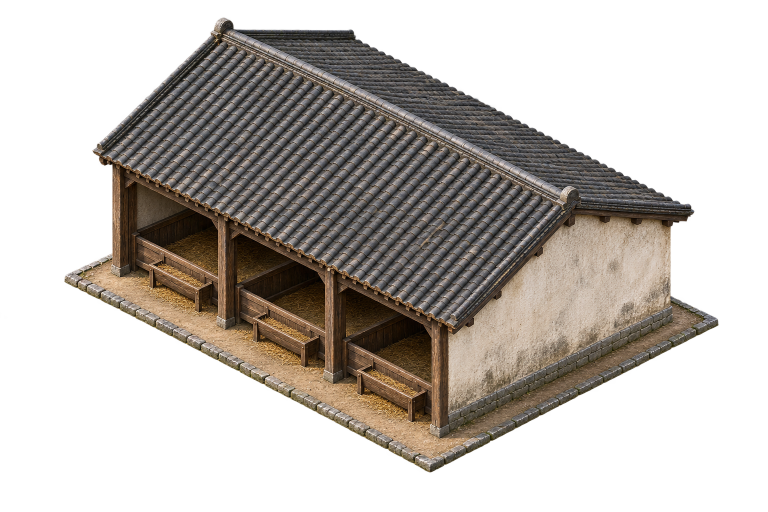
#> input picture assets/default/building-map/qing_south/review3/stable/candidate2.png, 1536 x 1024 px (shown at 1/2 size)
$ python normalize.py
#> lines starting #> are read from the running program, lines starting #| are printed output that depends on the picture; after the words box and inside, x2 and y2 are one past the last pixel; in counts of white or black regions, pixels touching at a corner belong together
from pathlib import Path
from PIL import Image
import hashlib,json,math
r=Path(__file__).parent;root=r.parent.parent;asset='bld_kit_qing_south_stable'
source=r/'candidate2.png';im=Image.open(source);a=im.getchannel('A');box=a.getbbox()
#> further down, im is the input picture: PIL image 1536x1024 RGBA; mean R, G, B, A 64.7, 57.8, 50.5, 113.4
#> after `a = im.getchannel('A')`:
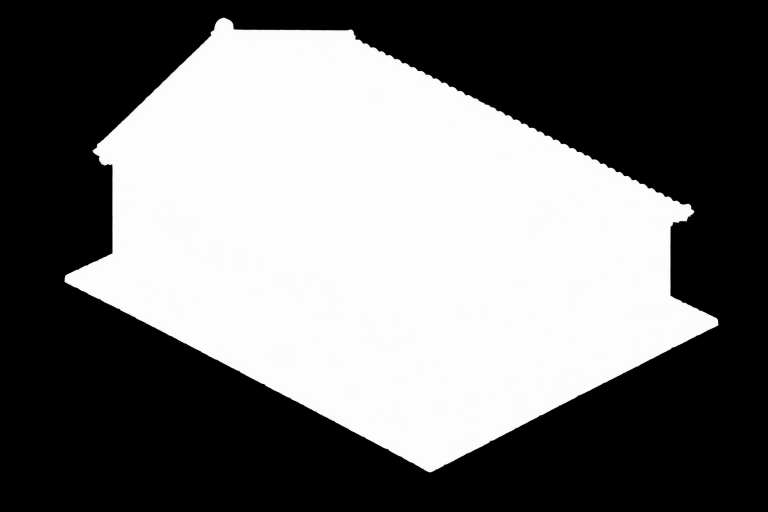
#> a: PIL image 1536x1024 L (shown at 1/2 size); min 0, max 254, mean 113.4
#> after `box = a.getbbox()`: box = (0, 33, 1494, 1024)
L=(130,564);F=(860,943);R=(1436,650);B=(L[0]+R[0]-F[0],L[1]+R[1]-F[1]);s=512/(R[0]-L[0])
size=tuple(round(v*s) for v in (box[2]-box[0],box[3]-box[1]));canvas=tuple(max(256,math.ceil((v+32)/32)*32) for v in size);offset=tuple((canvas[i]-size[i])//2 for i in (0,1))
#> after `size = tuple((round(v * s) for v in (box[2] - box[0], box[3] - box[1])`: size = (586, 389)
#> after `canvas = tuple((max(256, math.ceil((v + 32) / 32) * 32) for v in size)`: canvas = (640, 448)
#> after `offset = tuple(((canvas[i] - size[i]) // 2 for i in (0, 1)))`: offset = (27, 29)
out=Image.new('RGBA',canvas,(0,0,0,0));out.paste(im.crop(box).resize(size,Image.Resampling.LANCZOS),offset);out.save(root/(asset+'.png'))
#> after `out = Image.new('RGBA', canvas, (0, 0, 0, 0))`: out: PIL image 640x448 RGBA; every value is 0
#> after `out.paste(im.crop(box).resize(size, Image.Resampling.LANCZOS), offset)`:
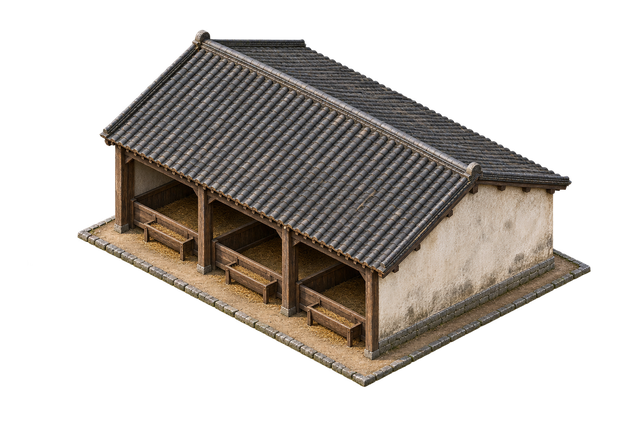
#> out: PIL image 640x448 RGBA; mean R, G, B, A 42.6, 37.9, 33.3, 95.8; transparent parts drawn white
def trans(p):return [round((p[i]-box[i])*s+offset[i],4) for i in (0,1)]
anchor=trans(((L[0]+R[0])/2,(L[1]+R[1])/2));qa={'source_corners_px':dict(left=L,front=F,right=R,back_inferred=B),'source_axis_slopes':[(F[1]-L[1])/(F[0]-L[0]),(R[1]-F[1])/(R[0]-F[0])],'axis_tolerance':0.03,'source_width_depth_ratio':(F[0]-L[0])/(R[0]-F[0]),'expected_width_depth_ratio':9/7,'measurement_uncertainty_source_px':3,'precision_note':'第3轮原图同平面石边下缘角，放大审图人工读点±3px；非guide理论点；后角由L+R-F推算。'}
#> after `anchor = trans(((L[0] + R[0]) / 2, (L[1] + R[1]) / 2))`: anchor = [334, 254]
qa['axis_pass']=all(abs(abs(m)-.5)<=.03 for m in qa['source_axis_slopes']);qa['ratio_relative_error']=abs(qa['source_width_depth_ratio']/(9/7)-1);qa['ratio_tolerance_suggestion']=.1;qa['ratio_pass']=qa['ratio_relative_error']<=.1
h=out.getchannel('A').histogram();bb=out.getchannel('A').getbbox();pixel={'mode':out.mode,'size':canvas,'alpha_extrema':out.getchannel('A').getextrema(),'alpha_zero_pixels':h[0],'alpha_partial_pixels':sum(h[1:255]),'alpha_opaque_pixels':h[255],'alpha_near_opaque_pixels':sum(h[192:]),'alpha_nonzero_bbox':bb,'transparent_margins_px':[bb[0],bb[1],canvas[0]-bb[2],canvas[1]-bb[3]],'border_alpha_max':0}
#> after `h = out.getchannel('A').histogram()`: h = 256 values, max 175809 at index 0, min 1 at index 52, mean 1120
#> after `bb = out.getchannel('A').getbbox()`: bb = (27, 29, 593, 390)
processing={'source_archive':'review3/stable/candidate2.png','source_sha256':hashlib.sha256(source.read_bytes()).hexdigest(),'source_size':im.size,'crop_box':box,'uniform_scale_requested':s,'resized_size':size,'rounded_effective_scale':[size[i]/(box[i+2]-box[i]) for i in (0,1)],'paste_offset':offset,'final_file':asset+'.png','steps':['crop alpha>0 bounding box','one uniform LANCZOS resize with integer rounding','transparent padding; no warp, redraw, alpha edit or contour trimming']}
record={'id':asset,'source_path':'/Users/bytedance/.codex/generated_images/01a0f473-4145-7162-9950-8a31a2ce42a7/exec-20aab8ef-ebfe-45a9-894a-1ecc09b75940.png','candidate_count':2,'selected_candidate':2,'building':{'type':asset,'footprint':[9,7],'anchor':anchor,'era':'qing_south'},'geometry_qa':qa,'pixel_qa':pixel,'processing':processing,'measured_corners_final_px':{k:trans(p) for k,p in [('left',L),('front',F),('right',R),('back_inferred',B)]},'size':f'{canvas[0]}x{canvas[1]}','sha256':hashlib.sha256((root/(asset+'.png')).read_bytes()).hexdigest()}
(r/'record.json').write_text(json.dumps(record,ensure_ascii=False)+'\n');print(json.dumps(record,ensure_ascii=False))
#> (printed output is left out)

$ run again, with assets/default/building-map/qing_south/review3/stable/candidate1.png copied over assets/default/building-map/qing_south/review3/stable/candidate2.png
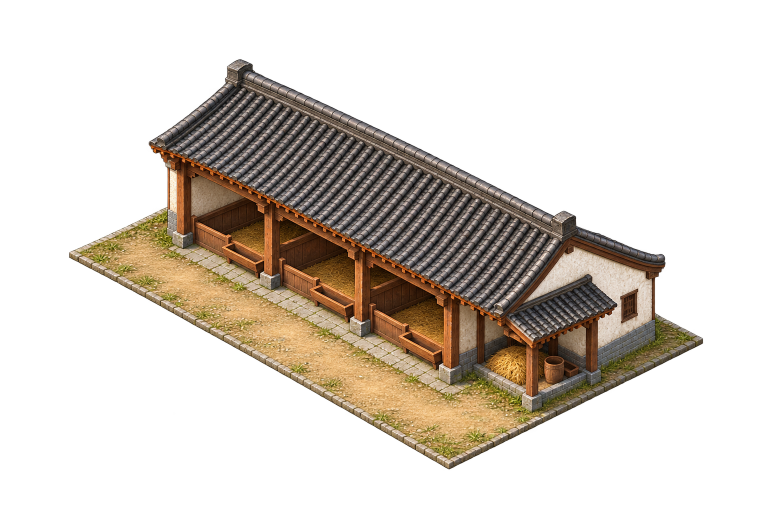
#> input picture assets/default/building-map/qing_south/review3/stable/candidate1.png, 1536 x 1024 px (shown at 1/2 size)
#> im is the input picture: PIL image 1536x1024 RGBA; mean R, G, B, A 59.2, 49.3, 37.9, 82.6
#> `a = im.getchannel('A')`:
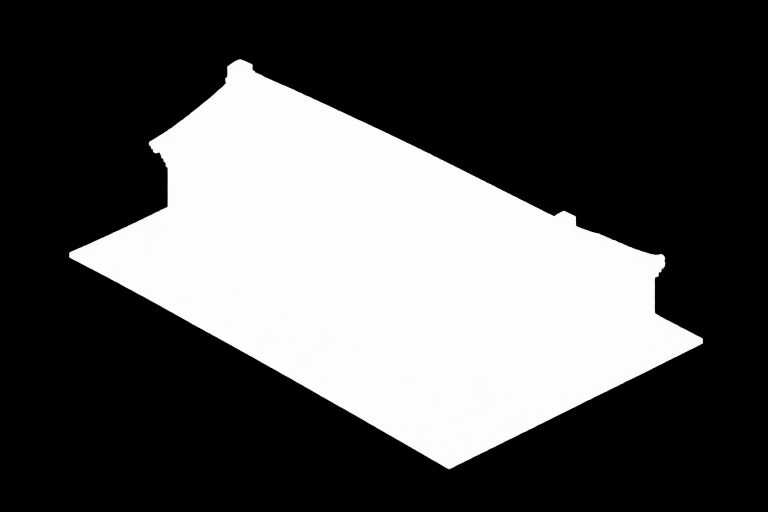
#> a: PIL image 1536x1024 L (shown at 1/2 size); min 0, max 254, mean 82.6
#> box = (0, 21, 1522, 952)
#> size = (597, 365)
#> canvas = (640, 416)
#> offset = (21, 25)
#> out: PIL image 640x416 RGBA; every value is 0
#> `out.paste(im.crop(box).resize(size, Image.Resampling.LANCZOS), offset)`:
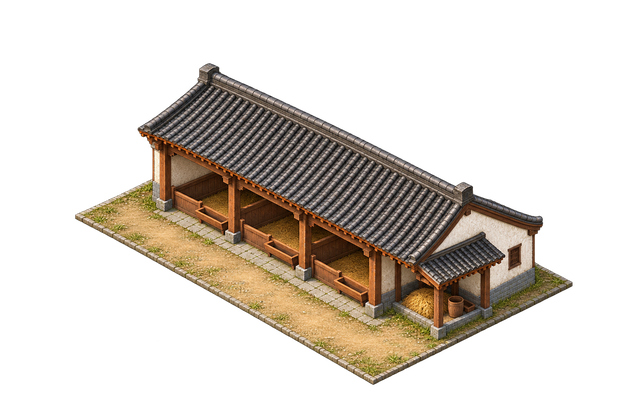
#> out: PIL image 640x416 RGBA; mean R, G, B, A 39.2, 32.1, 24.2, 75.1; transparent parts drawn white
#> anchor = [328, 254.7]
#> h = 256 values, max 185145 at index 0, min 0 at index 41, mean 1040
#> bb = (73, 61, 603, 387)
#> (printed output is left out)

$ run again, with assets/default/building-map/qing_south/review3/stable/block-guide.png copied over assets/default/building-map/qing_south/review3/stable/candidate2.png
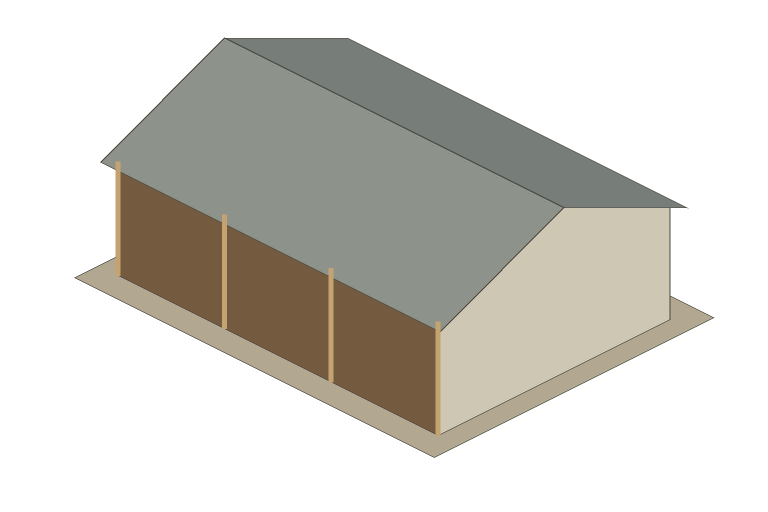
#> input picture assets/default/building-map/qing_south/review3/stable/block-guide.png, 1536 x 1024 px (shown at 1/2 size)
#> im is the input picture: PIL image 1536x1024 RGBA; mean R, G, B, A 61.9, 59.9, 53.7, 106.3
#> `a = im.getchannel('A')`:
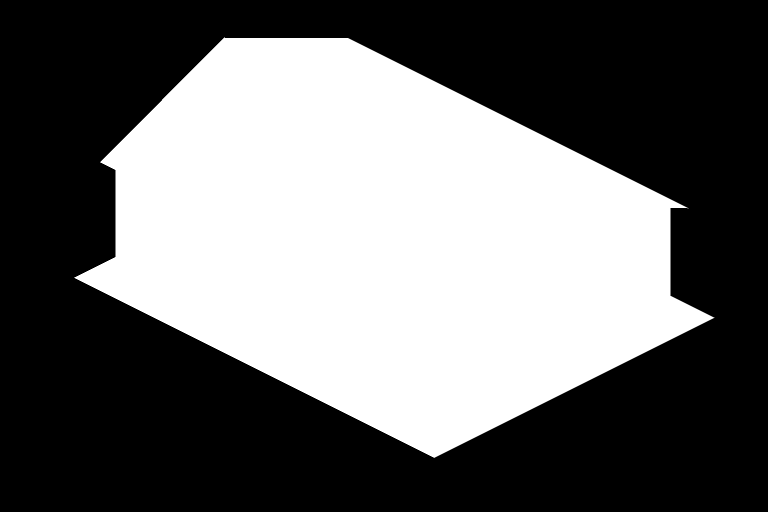
#> a: PIL image 1536x1024 L (shown at 1/2 size); 41.7% white; 1 white region, box (x1, y1, x2, y2) and area: (148, 75, 1429, 916) 655520
#> box = (148, 75, 1429, 916)
#> size = (502, 330)
#> canvas = (544, 384)
#> offset = (21, 27)
#> out: PIL image 544x384 RGBA; every value is 0
#> `out.paste(im.crop(box).resize(size, Image.Resampling.LANCZOS), offset)`:
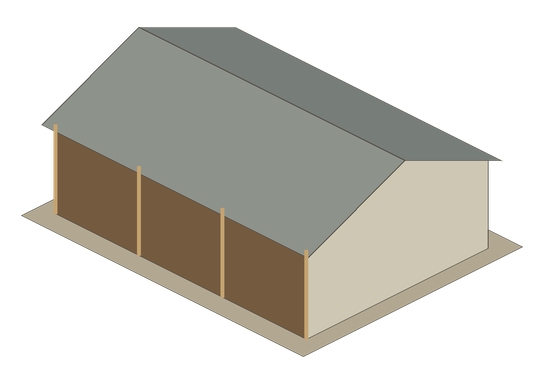
#> out: PIL image 544x384 RGBA; mean R, G, B, A 72.5, 70.1, 62.8, 123; transparent parts drawn white
#> anchor = [269.9, 235.6]
#> h = 256 values, max 106258 at index 0, min 0 at index 23, mean 816
#> bb = (21, 27, 523, 357)
#> (printed output is left out)
